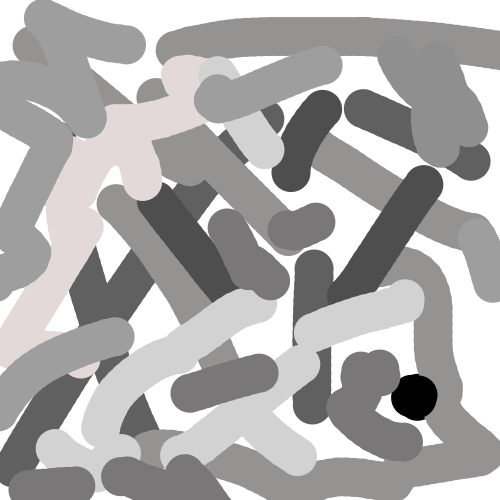
#> input picture optimum_in_the_right.png, 500 x 500 px
$ python sa.py
#> lines starting #> are read from the running program, lines starting #| are printed output that depends on the picture; long printed decimals are rounded
import matplotlib
matplotlib.use('TkAgg')
import matplotlib.pyplot as plt
import numpy as np
import random
import math

image = plt.imread('optimum_in_the_right.png')
#> image is the input picture: shape (500, 500, 4) float32; mean R, G, B, A 0.682, 0.677, 0.677, 1
array = np.asarray(image)
plt.imshow(array)

def cooling():
	# current solution, initially set to random
	current = np.array([random.uniform(0, 500), random.uniform(0, 500)])
	delta = []
	for i in range(10):
		x, y = current
		new = np.array([random.uniform(x-25, x+25), random.uniform(y-25, y+25)])
		delta.append(abs(objective_function(new) - objective_function(current)))
		current = new
#> this loop made 10 passes
#> after the loop, delta = [0, 0, 0, 0, 0.533, 0.533, 0.533, 0.427, 0, 0]
	t = np.mean(delta) / math.log(2)
#> t = 0.292
	print("initial temperature is ", t)
#| initial temperature is  0.2925
	bestV = 1
	bestS = []
	for i in range(10000):
		x, y = current
		# let the neiborhood be 50 px
		new = np.array([random.uniform(x-25, x+25), random.uniform(y-25, y+25)])
		print("pixel value ", objective_function(new))
		if objective_function(new) < objective_function(current):
			current = new
		if random.uniform(0, 1) < (math.e)**(-(objective_function(new) - objective_function(current))/t):
			current = new
		if objective_function(current) <= bestV:
			bestV = objective_function(new)
			bestS = current
		# linear cooling schedule
		t -= 0.01
#> this loop made 10000 passes
#> (new, bestV, bestS, t) on pass 1: ([493.7, 422], 1, [473.7, 412.8], 0.282)
#> (bestV, bestS, t) on passes 2, 9: (0.467, [453.8, 409.5], 0.272), (0.467, [443.6, 419.4], 0.202)
#| pixel value  1.0
#| pixel value  0.4667
#| pixel value  0.5725
#| pixel value  1.0
#| pixel value  0.5725
#| pixel value  0.5725
#| pixel value  0.6706
#| pixel value  0.5725
#> (further printed lines are left out)
	print(bestV, bestS)
#| 0.0 [409.753 422.747]
	return bestS

def objective_function(s, data=array):
	x, y = s
	x = int(x)
	y = int(y)
	# Make sure the point is within the bounds of the image
	if x < 0 or x >= data.shape[0] or y < 0 or y >= data.shape[1]:
		return np.inf
	# Return the pixel value at the corresponding index in the image
	return min(data[x, y])

x, y = cooling()

# Mark the best point on the image
plt.scatter(x, y, color='red', s=100)

# Show the image
plt.show()
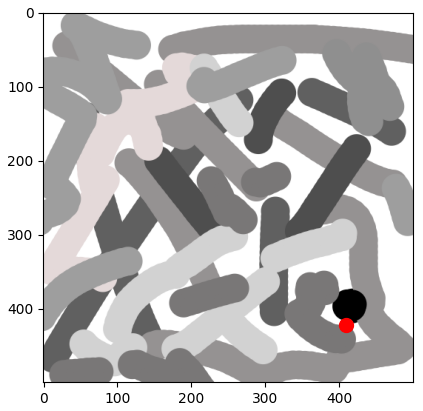
#> figure drawn by matplotlib, 1 panel

$ run again, with optimum_in_the_center.png copied over optimum_in_the_right.png
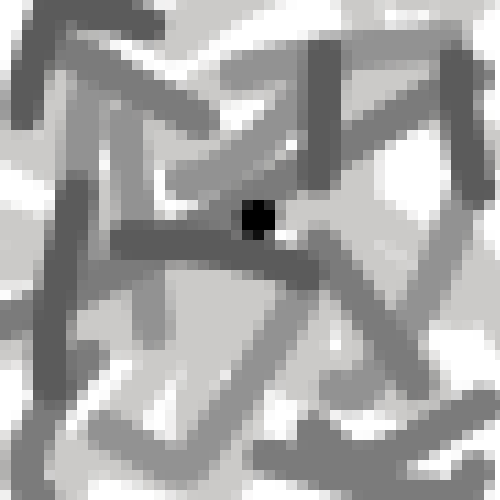
#> input picture optimum_in_the_center.png, 500 x 500 px
#> image is the input picture: shape (500, 500, 4) float32; mean R, G, B, A 0.657, 0.655, 0.653, 1
#> the loop in cooling, `for i in range(10):` made 10 passes
#> after the loop in cooling, `for i in range(10):`: delta = [0.0157, 0.098, 0.106, 0, 0.51, 0.0235, 0.00784, 0.0314, 0, 0.204]
#> in cooling, `t = np.mean(delta) / math.log(2)`: t = 0.144
#| initial temperature is  0.1437
#> the loop in cooling, `for i in range(10000):` made 10000 passes
#> (new, bestV, bestS, t) on passes 2, 3, 4, 7, 8, 9, 10: ([473.7, 418.7], 0.718, [493.7, 422], 0.124), ([514.3, 445.3], inf, [493.7, 422], 0.114), ([512, 410], inf, [493.7, 422], 0.104), ([466.1, 413.6], 0.765, [491.1, 413.9], 0.0737), ([478.3, 405.2], 0.545, [491.1, 413.9], 0.0637), ([475.6, 417.3], 0.686, [491.1, 413.9], 0.0537), ([514.4, 429.1], inf, [491.1, 413.9], 0.0437)
#> (printed output is left out)
#| 0.0 [227.518 243.729]
#> `plt.show()`:
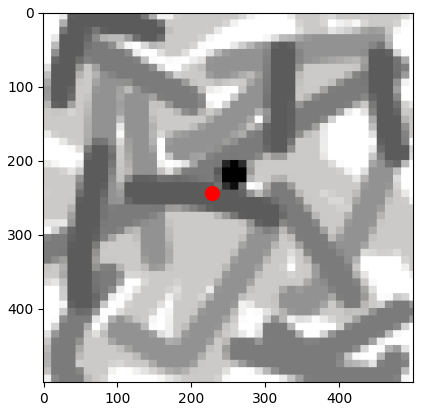
#> figure drawn by matplotlib, 1 panel
